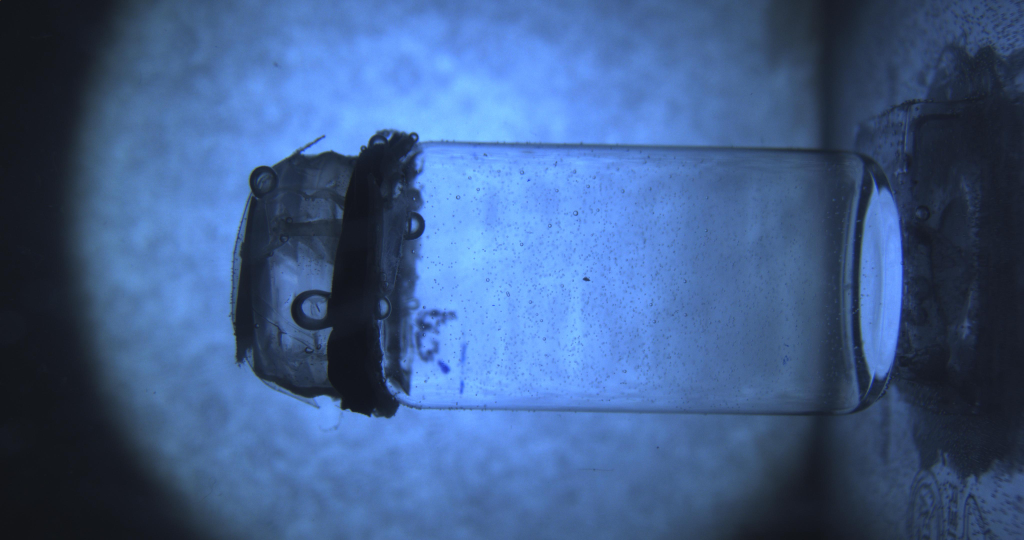
#> input picture images/detector_1_no_0_angle_1.jpg, 4096 x 2160 px, found by its file name (shown at 1/4 size); its folder holds 4 pictures in this run
$ python CurvatureLinearity.py   (Python 2 division)
#> lines starting #> are read from the running program, lines starting #| are printed output that depends on the picture; pictures that were not available may be replaced by others from this repository, and a replacement may not be noted
# combine adaptive and globle thereshold method according to light change
import sys, traceback, time
import numpy as np
import preprocessing as pre
import ellipse
from skimage.color import rgb2gray
from skimage import io
from matplotlib import pyplot as plt
from scipy.optimize import curve_fit
from scipy.odr import ODR, Model, Data, RealData

def linear_fit_function(x, k, b):
    return k*x + b

def ord_function(beta,x):
    return beta[0]*x + beta[1]

def main():
    try:
        data_filename = 'number.txt'
        start_time = time.time()
        number = np.zeros((41,3))
        index = -1
        for det in range(1,8):
            if (det!=6):
                num_n = 6
            else:
                num_n = 5
            for n in range(0,num_n):
                index = index + 1
                temp = np.zeros(3)
                for angle in range(1,4):
                    filename = 'detector_' + str(det) + '_no_' + str(n) \
                                    + '_angle_' + str(angle) + '.jpg'
                    refname = 'detector_' + str(det) + '_no_' + str(n) \
                                    + '_background.jpg'

                    elapse_time = (time.time()-start_time)
                    if(elapse_time >= 1):
                        remain_time = elapse_time/(index*3+angle-1)*41*3-elapse_time
                        print 'Processing .. ' + filename \
                                +  time.strftime(" %H:%M:%S", time.gmtime(elapse_time)) \
                                + ' has past. ' + 'Remaining time: ' \
                                +  time.strftime(" %H:%M:%S", time.gmtime(remain_time))
                    else:
                        print 'Processing .. ' + filename \
                                +  time.strftime(" %H:%M:%S", time.gmtime(elapse_time)) \
                                + ' has past'

                    image = rgb2gray(io.imread(filename))
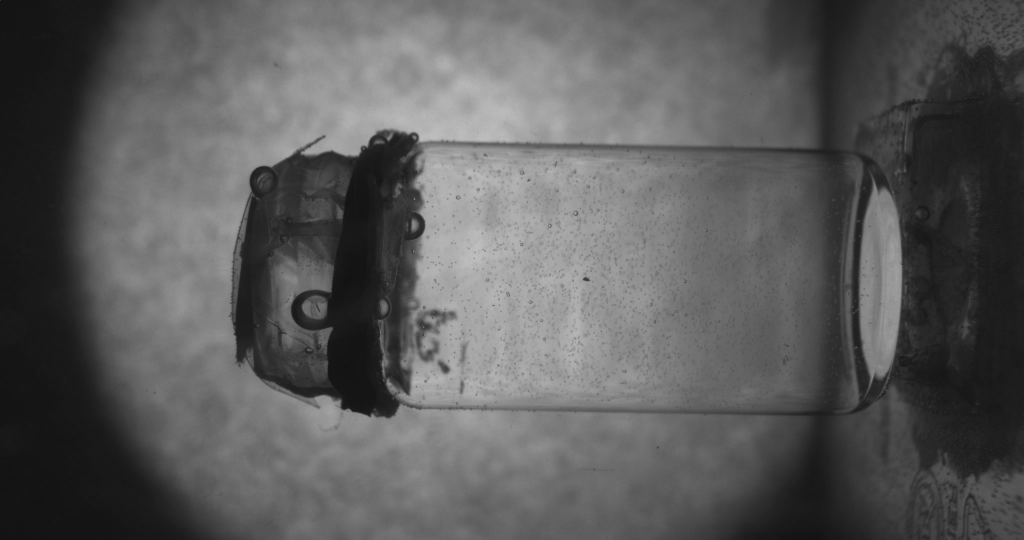
#> image: shape (2160, 4096) float64 (shown at 1/4 size); min 0.0185, max 0.781, mean 0.358
                    ref = rgb2gray(io.imread(refname))
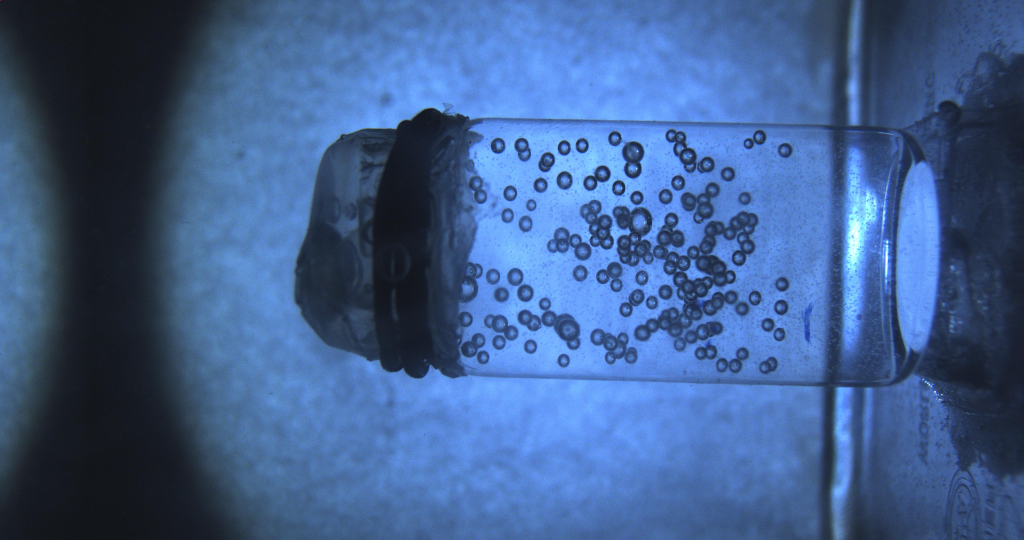
#> input picture images/bubble.jpg, 4096 x 2160 px, given in place of detector_1_no_0_background.jpg, which was not available (shown at 1/4 size)
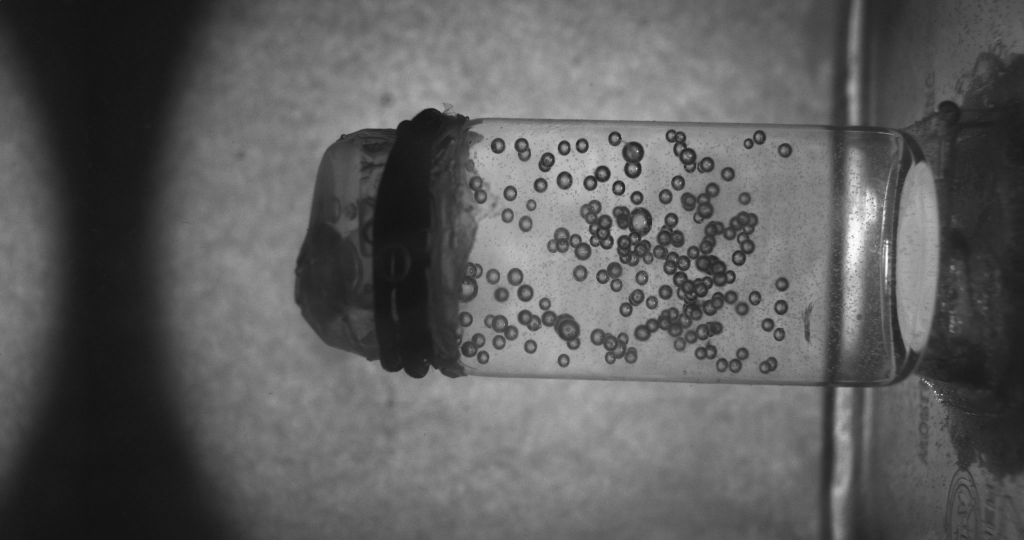
#> ref: shape (2160, 4096) float64 (shown at 1/4 size); min 0.0362, max 1, mean 0.363

                    temp[angle-1] = ellipse.count_bubble(image,ref)
                    #temp[angle-1] = ellipse.count_bubble(image)

                number[index,1] = np.mean(temp)
                number[index,2] = np.std(temp)

        manual_count = np.array([1,27,40,79,122,160,1,18,28,42,121,223,0,11,24,46,\
                142,173,3,19,23,76,191,197,0,15,24,45,91,152,0,\
                16,27,34,88,0,9,12,69,104,123])
        number[:,0] = manual_count.T
        number.tofile(data_filename,sep=" ")

    except KeyboardInterrupt:
        print "Shutdown requested... exiting"
    except Exception:
        traceback.print_exc(file=sys.stdout)
        sys.exit(0)

if __name__ == '__main__':
    main()
#> (the call stopped at in main, `temp[angle-1] = ellipse.count_bubble(image,ref)`: ellipse is not available in this run)
